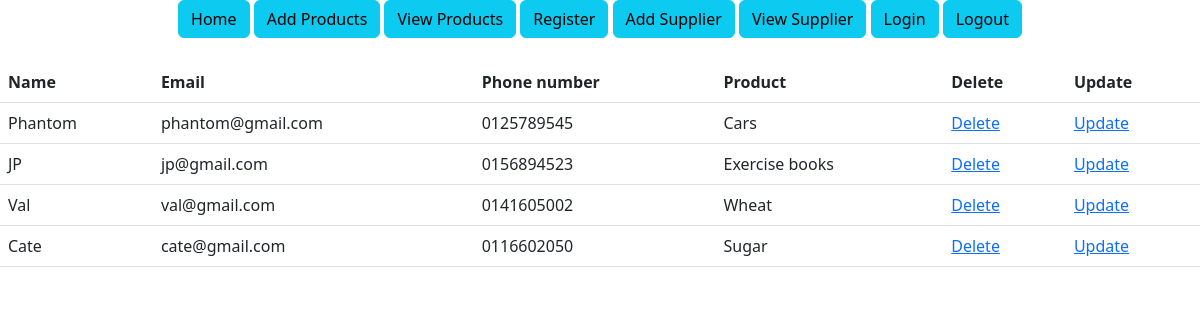
Page /suppliers/ (signed in) on the committed database.
### MidMorningDjangoRegistration/models.py (models this page shows)
class Supplier(models.Model):
    sup_name = models.CharField(max_length=30, blank=False, null=False)
    sup_email = models.EmailField(max_length=30, blank=False, null=False)
    sup_phone = models.CharField(max_length=30, blank=False, null=False)
    sup_product = models.CharField(max_length=30, blank=False, null=False)

### MidMorningDjangoRegistration/views.py (the view)
# urls.py: path('suppliers/', general_views.view_suppliers, name='suppliers'),
@login_required()
def view_suppliers(request):
    suppliers = Supplier.objects.all()
    return render(request, 'suppliers.html', {'suppliers': suppliers})

### templates/suppliers.html
{% extends 'base.html' %}
{% block content %}
    <div class="row">
        <div class="col-12">
            <table class="table">
                <tr>
                    <th>Name</th>
                    <th>Email</th>
                    <th>Phone number</th>
                    <th>Product</th>
                    <th>Delete</th>
                    <th>Update</th>
                </tr>
                {% for supplier in suppliers %}
                    <tr>
                        <td>{{ supplier.sup_name }}</td>
                        <td>{{ supplier.sup_email }}</td>
                        <td>{{ supplier.sup_phone }}</td>
                        <td>{{ supplier.sup_product }}</td>
                        <td><a href="/delete-supplier/{{ supplier.id }}">Delete</a></td>
                        <td><a href="/update-supplier/{{ supplier.id }}">Update</a></td>
                    </tr>
                {% endfor %}
            </table>
        </div>
    </div>
{% endblock %}

### rows in the picture
Supplier: sup_name "Phantom", sup_email "phantom@gmail.com", sup_phone "0125789545", sup_product "Cars"
Supplier: sup_name "JP", sup_email "jp@gmail.com", sup_phone "0156894523", sup_product "Exercise books"
Supplier: sup_name "Val", sup_email "val@gmail.com", sup_phone "0141605002", sup_product "Wheat"
Supplier: sup_name "Cate", sup_email "cate@gmail.com", sup_phone "0116602050", sup_product "Sugar"
